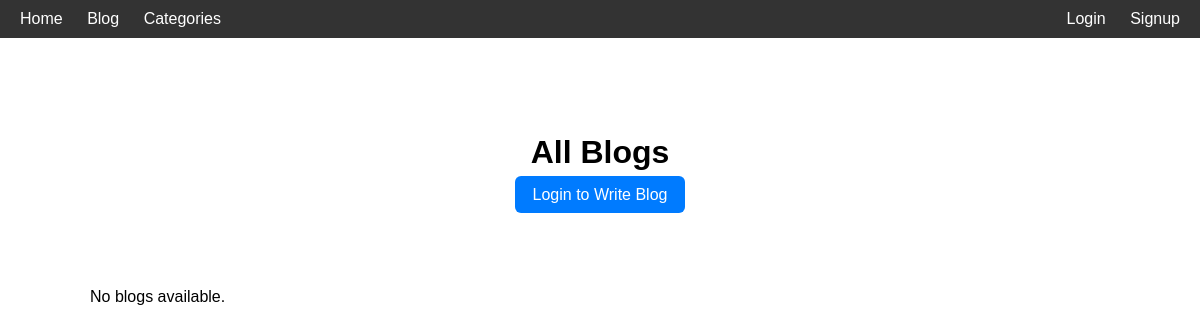
The page /blog/ on the database as committed earlier.
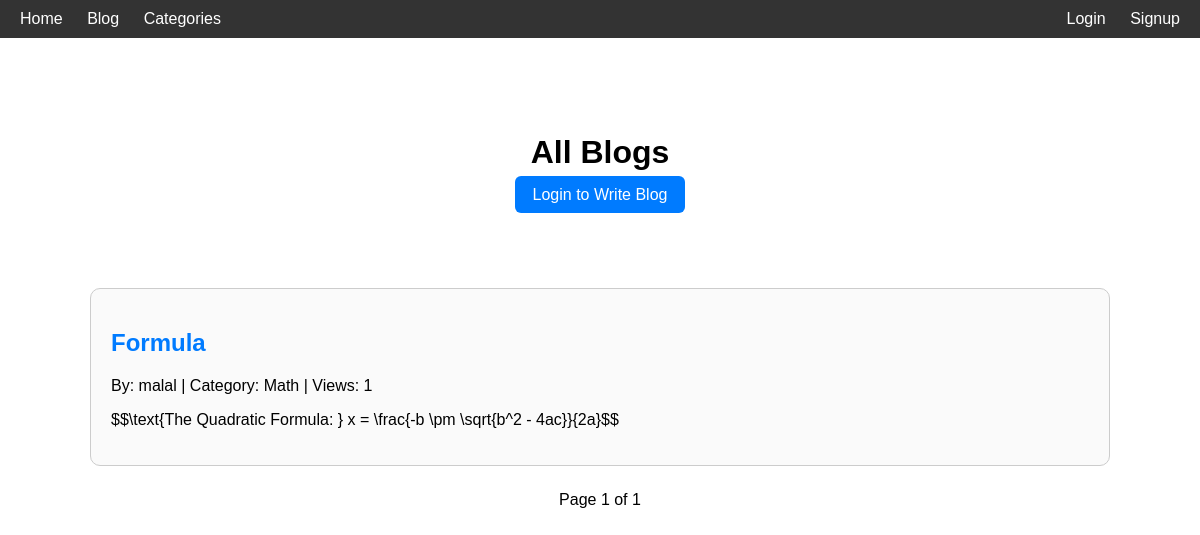
The same page on the database as committed later.
### myblog/models.py (models this page shows, shortened)
class Blog(models.Model):
    author = models.ForeignKey(User, on_delete=models.CASCADE, related_name='blogs')
    title = models.CharField(max_length=100)
    slug = models.SlugField(unique=True, blank=True)
    category = models.CharField(max_length=100)
    views = models.IntegerField(default=0)
    content = models.TextField()
    created_at = models.DateTimeField(auto_now_add=True)
    updated_at = models.DateTimeField(auto_now=True)
    is_approved = models.BooleanField(default=False)
    class Meta:
        ordering = ['-views', '-created_at']

### myblog/views.py (the view)
# urls.py: path('blog/', views.blogs, name='blog_list'),
def blogs(request):
    all_blogs = Blog.objects.filter(is_approved=True).order_by('-views', '-created_at')
    paginator = Paginator(all_blogs, 10)
    page_number = request.GET.get('page')
    page_obj = paginator.get_page(page_number)
    return render(request, 'blogs.html', {'page_obj': page_obj})

### myblog/context_processor.py (called while the page is built)
def unread_notifications(request):
    if request.user.is_authenticated:
        count = Notification.objects.filter(user=request.user, is_read=False).count()
    else:
        count = 0
    return {"unread_notifications": count}

### templates/blogs.html (shortened to what this page needs)
{% load static %}
<!DOCTYPE html>
<html lang="en">
<head>
    <link rel="stylesheet" href="{% static 'css/blogs.css' %}">
</head>
<body>
<div class="navbar">
    <div class="nav-left">
        <a href="{% url 'home' %}">Home</a>
        <a href="{% url 'blog_list' %}">Blog</a>
        <a href="{% url 'category_list' %}">Categories</a>
    </div>
    <div class="nav-right">
    {% if user.is_authenticated %}
        <a href="{% url 'profile' %}">Profile</a>
        <a href="{% url 'notifications' %}" class="notif-bell">
            🔔
            {% if unread_notifications > 0 %}
                <span class="notif-count">{{ unread_notifications }}</span>
            {% endif %}
        </a>
        <a href="{% url 'logout' %}">Logout</a>
    {% else %}
        <a href="{% url 'login' %}">Login</a>
        <a href="{% url 'signup' %}">Signup</a>
    {% endif %}
</div>
</div>
<div class="container">
    <div class="title-section">
        <h1>All Blogs</h1>
        <div class="action-buttons">
            {% if user.is_authenticated %}
                <a href="{% url 'blog_write' %}" class="btn">Write Blog</a>
                {% if user.is_superuser %}
                    <a href="{% url 'pending_blogs' %}" class="btn">Pending Blogs</a>
                {% endif %}
            {% else %}
                <a href="{% url 'login' %}" class="btn">Login to Write Blog</a>
            {% endif %}
        </div>
    </div>
    {% if page_obj %}
        <div class="blog-list">
            {% for blog in page_obj %}
            <div class="blog-card">
                <h2><a href="{% url 'blog_detail' blog.slug %}" class="blog-title">{{ blog.title }}</a></h2>
                <p>By: {{ blog.author.username }} | Category: {{ blog.category }} | Views: {{ blog.views }}</p>
                <p>
                    {% with blog.content|truncatewords:30 as excerpt %}
                        {{ excerpt }}{% if blog.content|length > excerpt|length %}...{% endif %}
                    {% endwith %}
                </p>
            </div>
            {% endfor %}
        </div>
        <div class="pagination">
            <span>Page {{ page_obj.number }} of {{ page_obj.paginator.num_pages }}</span>
        </div>
    {% else %}
        <p>No blogs available.</p>
    {% endif %}
</div>
</body>
</html>

Rows that differ between the two databases and show on the page:
added Blog: title "Formula", author.username "malal", category "Math", views "1", content "$$\\text{The Quadratic Formula: } x = \\frac{-b \\pm \\sqrt{b^2 - 4ac}}{2a}$$"
Other text that changed with them:
{{ page_obj.number }}: (not shown) → "1"
{{ page_obj.paginator.num_pages }}: (not shown) → "1"
text no longer shown: "No blogs available."
text now shown: "Page of"
